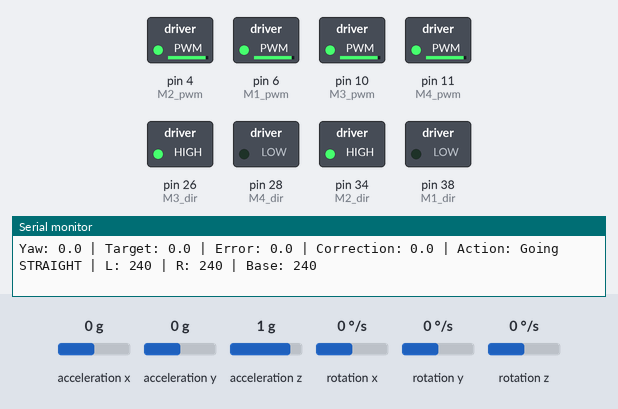
This sketch was run on a simulated Arduino Mega 2560, built with avr-gcc and run on an emulated ATmega2560. Shown: switched loads named in the sketch (green lamp = pin HIGH), the last lines printed to the serial monitor. The inputs (shaded band) are chosen by the test bench; at power-on: rotation z 0 °/s, acceleration x 0 g, acceleration y 0 g, acceleration z 1 g, rotation x 0 °/s, rotation y 0 °/s.

Above: at 4.3 s.
4.4 s: rotation z set to -192 °/s
At 5.21 s:
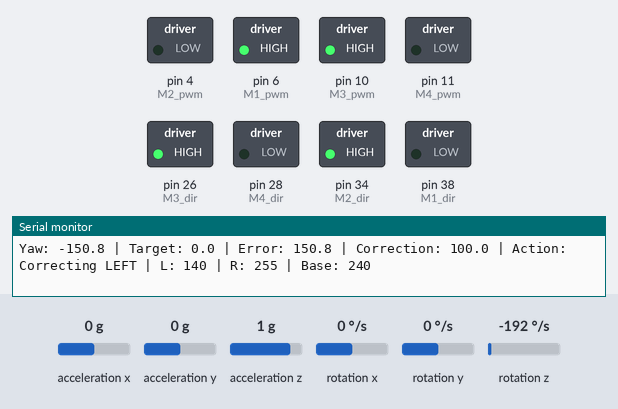
At 5.84 s:
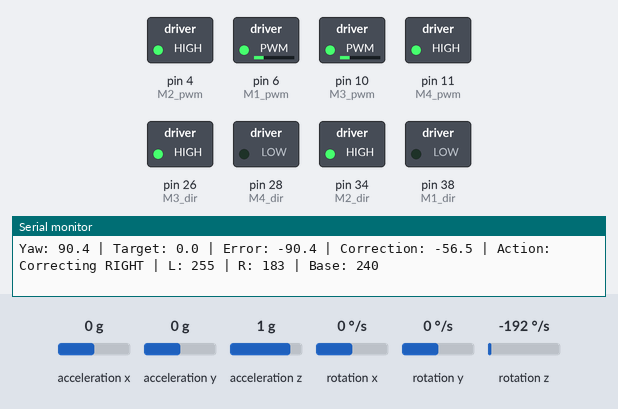
7.4 s: rotation z set to -100 °/s
10.4 s: rotation z set to 0 °/s
At 11.2 s:
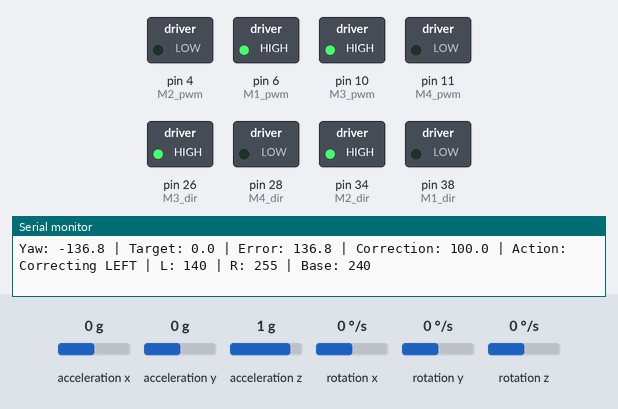
Timing chart, 0 to 13.4 s (numbered marks = the images above; inputs shaded):
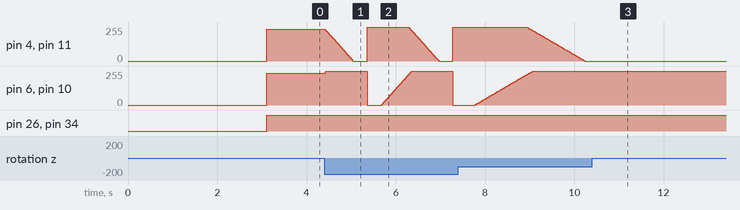

Measured:
- after the input at 4.4 s, pin 4 (M2_pwm), pin 11 (M4_pwm): ramps from 255/255 to 0/255 and jumps back, once every 1.9 s; pin 6 (M1_pwm), pin 10 (M3_pwm): ramps from 0/255 to 255/255 and jumps back, once every 1.9 s
- after the input at 10.4 s, pin 4 (M2_pwm), pin 11 (M4_pwm): stays 0/255 (without the input it goes to 255/255 after 0.45 s); pin 6 (M1_pwm), pin 10 (M3_pwm): stops changing and stays 255/255

The sketch:

MPU6050_robot.ino
```cpp
#include "Wire.h"
#include <MPU6050_light.h>

MPU6050 mpu(Wire);
unsigned long timer = 0;

// Motor pins
#define M1_pwm 6   // Front Left
#define M1_dir 38
#define M2_pwm 4   // Front Right
#define M2_dir 34
#define M3_pwm 10  // Rear Left
#define M3_dir 26
#define M4_pwm 11  // Rear Right
#define M4_dir 28

// PID variables
float Kp = 4.0;
float Ki = 0.05;
float Kd = 1.0;
float integral = 0;
float lastError = 0;

// Forward speed
int FORWARD_SPEED = 240;
float targetYaw = 0;
bool firstRun = true;


void setup() {
  Serial.begin(115200);
  delay(500); // Give serial monitor time to open

  Wire.begin();
  delay(100);

  Serial.println(F("\nInitializing MPU6050..."));
  byte status = mpu.begin();

  if (status != 0) {
    Serial.print(F("MPU6050 connection failed with status: "));
    Serial.println(status);
    Serial.println(F("Check wiring & restart."));
    while (true) {
      delay(500);
    }
  }

  Serial.println(F("Calculating offsets, keep MPU still..."));
  delay(1500);
  mpu.calcOffsets();
  Serial.println(F("Offsets done!"));

  // Setup motor pins
  pinMode(M1_pwm, OUTPUT);
  pinMode(M1_dir, OUTPUT);
  pinMode(M2_pwm, OUTPUT);
  pinMode(M2_dir, OUTPUT);
  pinMode(M3_pwm, OUTPUT);
  pinMode(M3_dir, OUTPUT);
  pinMode(M4_pwm, OUTPUT);
  pinMode(M4_dir, OUTPUT);

  stopRobot();

  mpu.update();
  targetYaw = mpu.getAngleZ();

  Serial.print(F("Initial target yaw: "));
  Serial.println(targetYaw);

  Serial.println(F("Starting forward drive with correction..."));
}

void loop() {
  mpu.update();

  if ((millis() - timer) > 10) { // update every 10ms
    float currentAngle = mpu.getAngleZ();

    // Normalize angle between -180 and 180
    currentAngle = fmod(currentAngle, 360.0);
    if (currentAngle > 180) currentAngle -= 360.0;
    if (currentAngle < -180) currentAngle += 360.0;

    // On first run, update target to current angle
    if (firstRun) {
      targetYaw = currentAngle;
      firstRun = false;
      Serial.print("First run - Target yaw updated to: ");
      Serial.println(targetYaw);
    }

    // Calculate PID correction
    float error = targetYaw - currentAngle;

    // Handle angle wrap-around for minimal error
    if (error > 180) error -= 360;
    if (error < -180) error += 360;

    integral += error * 0.01; // dt is approximately 0.01s
    integral = constrain(integral, -50, 50); // Anti-windup

    float derivative = (error - lastError) / 0.01;
    float correction = Kp * error + Ki * integral + Kd * derivative;
    lastError = error;

    // Limit correction to prevent over-steering
    correction = constrain(correction, -100, 100);

    // Calculate motor speeds
    int leftSpeed = FORWARD_SPEED - correction;
    int rightSpeed = FORWARD_SPEED + correction;

    leftSpeed = constrain(leftSpeed, 0, 255);
    rightSpeed = constrain(rightSpeed, 0, 255);

    // ALWAYS DRIVE FORWARD WITH CORRECTION
    driveForward(leftSpeed, rightSpeed, error);

    // Debug output with correction direction
    Serial.print("Yaw: ");
    Serial.print(currentAngle, 1);
    Serial.print(" | Target: ");
    Serial.print(targetYaw, 1);
    Serial.print(" | Error: ");
    Serial.print(error, 1);
    Serial.print(" | Correction: ");
    Serial.print(correction, 1);

    // Show correction direction clearly
    if (correction > 5) {
      Serial.print(" | Action: Correcting LEFT");
    } else if (correction < -5) {
      Serial.print(" | Action: Correcting RIGHT");
    } else {
      Serial.print(" | Action: Going STRAIGHT");
    }

    Serial.print(" | L: ");
    Serial.print(leftSpeed);
    Serial.print(" | R: ");
    Serial.print(rightSpeed);
    Serial.print(" | Base: ");
    Serial.println(FORWARD_SPEED);

    timer = millis();
  }
}

void driveForward(int speedLeft, int speedRight, int error) {
  // Apply deadzone for small errors (within ±10 degrees)
  if (error > -1 && error < 1) {
    // Small error - drive straight with equal speed
    speedLeft = FORWARD_SPEED;
    speedRight = FORWARD_SPEED;
  }
  else if (error >= 1) {
    // Large positive error - robot turned right, correct left
    // Left motors faster, right motors slower
    speedLeft = FORWARD_SPEED + abs(error) * 2;
    speedRight = FORWARD_SPEED - abs(error) * 2;
  }
  else if (error <= -1) {
    // Large negative error - robot turned left, correct right
    // Right motors faster, left motors slower
    speedLeft = FORWARD_SPEED - abs(error) * 2;
    speedRight = FORWARD_SPEED + abs(error) * 2;
  }

  // Constrain speeds
  speedLeft = constrain(speedLeft, 0, 255);
  speedRight = constrain(speedRight, 0, 255);

  // Drive motors with corrected speeds
  // Left side motors (M1, M3) - Forward
  digitalWrite(M1_dir, LOW);
  digitalWrite(M3_dir, HIGH);
  analogWrite(M1_pwm, speedLeft);
  analogWrite(M3_pwm, speedLeft);

  // Right side motors (M2, M4) - Forward
  digitalWrite(M2_dir, HIGH);
  digitalWrite(M4_dir, LOW);
  analogWrite(M2_pwm, speedRight);
  analogWrite(M4_pwm, speedRight);
}
void stopRobot() {
  analogWrite(M1_pwm, 0);
  analogWrite(M2_pwm, 0);
  analogWrite(M3_pwm, 0);
  analogWrite(M4_pwm, 0);
}

// Function to manually reset target direction if needed
void resetTargetDirection() {
  mpu.update();
  targetYaw = mpu.getAngleZ();
  integral = 0;
  lastError = 0;
  Serial.print("New target direction set to: ");
  Serial.println(targetYaw);
}
```
